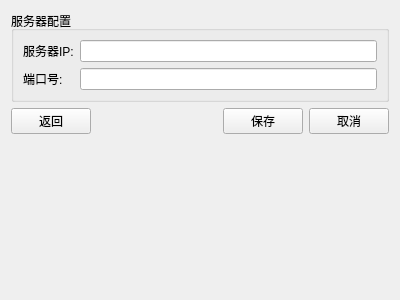
<?xml version="1.0" encoding="UTF-8"?>
<ui version="4.0">
 <class>CSettingsWidget</class>
 <widget class="QWidget" name="CSettingsWidget">
  <property name="geometry">
   <rect>
    <x>0</x>
    <y>0</y>
    <width>400</width>
    <height>300</height>
   </rect>
  </property>
  <property name="windowTitle">
   <string>服务器设置</string>
  </property>
  <layout class="QVBoxLayout" name="verticalLayout">
   <item>
    <widget class="QGroupBox" name="groupBox">
     <property name="title">
      <string>服务器配置</string>
     </property>
     <layout class="QFormLayout" name="formLayout">
      <item row="0" column="0">
       <widget class="QLabel" name="label">
        <property name="text">
         <string>服务器IP:</string>
        </property>
       </widget>
      </item>
      <item row="0" column="1">
       <widget class="QLineEdit" name="ipEdit"/>
      </item>
      <item row="1" column="0">
       <widget class="QLabel" name="label_2">
        <property name="text">
         <string>端口号:</string>
        </property>
       </widget>
      </item>
      <item row="1" column="1">
       <widget class="QLineEdit" name="portEdit"/>
      </item>
     </layout>
    </widget>
   </item>
   <item>
    <layout class="QHBoxLayout" name="horizontalLayout">
     <item>
      <widget class="QPushButton" name="backBtn">
       <property name="text">
        <string>返回</string>
       </property>
      </widget>
     </item>
     <item>
      <spacer name="horizontalSpacer">
       <property name="orientation">
        <enum>Qt::Horizontal</enum>
       </property>
       <property name="sizeHint" stdset="0">
        <size>
         <width>40</width>
         <height>20</height>
        </size>
       </property>
      </spacer>
     </item>
     <item>
      <widget class="QPushButton" name="saveBtn">
       <property name="text">
        <string>保存</string>
       </property>
      </widget>
     </item>
     <item>
      <widget class="QPushButton" name="cancelBtn">
       <property name="text">
        <string>取消</string>
       </property>
      </widget>
     </item>
    </layout>
   </item>
   <item>
    <spacer name="verticalSpacer">
     <property name="orientation">
      <enum>Qt::Vertical</enum>
     </property>
     <property name="sizeHint" stdset="0">
      <size>
       <width>20</width>
       <height>40</height>
      </size>
     </property>
    </spacer>
   </item>
  </layout>
 </widget>
 <resources/>
 <connections/>
</ui> 
